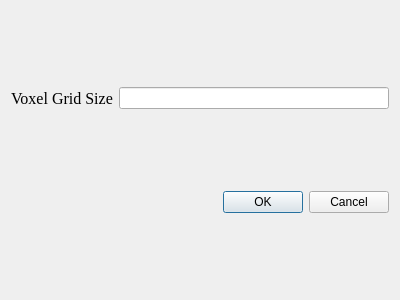
<?xml version="1.0" encoding="UTF-8"?>
<ui version="4.0">
 <class>voxel_filtering</class>
 <widget class="QDialog" name="voxel_filtering">
  <property name="geometry">
   <rect>
    <x>0</x>
    <y>0</y>
    <width>400</width>
    <height>300</height>
   </rect>
  </property>
  <property name="windowTitle">
   <string>Dialog</string>
  </property>
  <layout class="QGridLayout" name="gridLayout">
   <item row="0" column="0">
    <layout class="QHBoxLayout" name="horizontalLayout">
     <item>
      <widget class="QLabel" name="label">
       <property name="font">
        <font>
         <family>Times New Roman</family>
         <pointsize>12</pointsize>
        </font>
       </property>
       <property name="text">
        <string>Voxel Grid Size</string>
       </property>
      </widget>
     </item>
     <item>
      <widget class="QLineEdit" name="lineEdit"/>
     </item>
    </layout>
   </item>
   <item row="1" column="0">
    <widget class="QDialogButtonBox" name="buttonBox">
     <property name="orientation">
      <enum>Qt::Horizontal</enum>
     </property>
     <property name="standardButtons">
      <set>QDialogButtonBox::Cancel|QDialogButtonBox::Ok</set>
     </property>
    </widget>
   </item>
  </layout>
 </widget>
 <resources/>
 <connections>
  <connection>
   <sender>buttonBox</sender>
   <signal>accepted()</signal>
   <receiver>voxel_filtering</receiver>
   <slot>accept()</slot>
   <hints>
    <hint type="sourcelabel">
     <x>248</x>
     <y>254</y>
    </hint>
    <hint type="destinationlabel">
     <x>157</x>
     <y>274</y>
    </hint>
   </hints>
  </connection>
  <connection>
   <sender>buttonBox</sender>
   <signal>rejected()</signal>
   <receiver>voxel_filtering</receiver>
   <slot>reject()</slot>
   <hints>
    <hint type="sourcelabel">
     <x>316</x>
     <y>260</y>
    </hint>
    <hint type="destinationlabel">
     <x>286</x>
     <y>274</y>
    </hint>
   </hints>
  </connection>
 </connections>
</ui>
